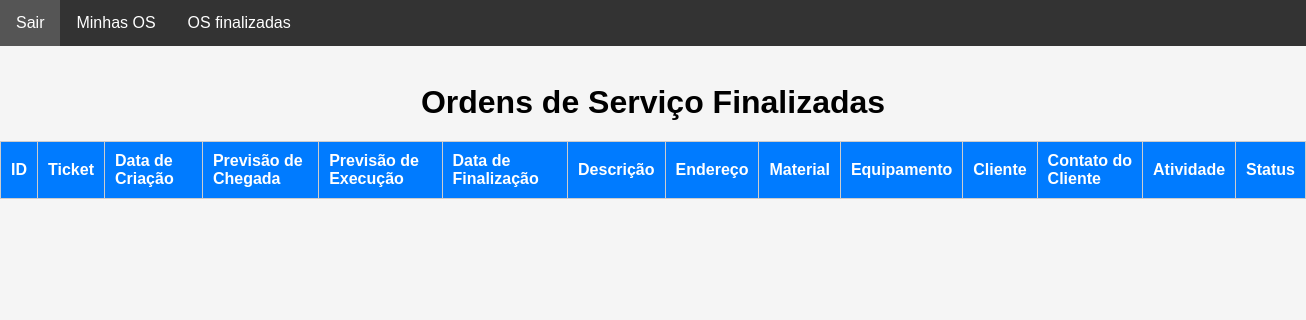
/main/os_finalizadas/ (signed in), run on an earlier commit of the app's database.
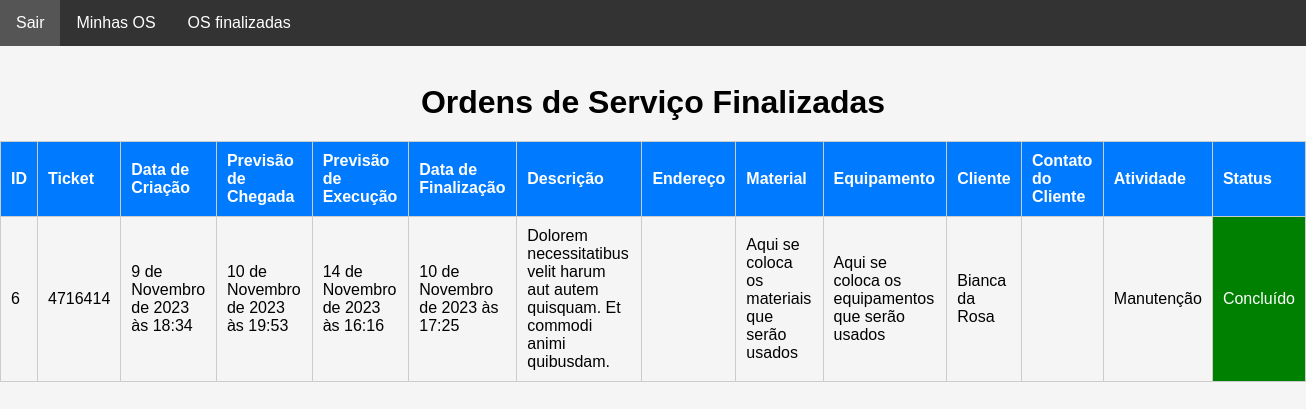
And on a later commit of the database.
### staff/models.py (models this page shows, shortened)
class HistoricoOsFinalizada(models.Model):
    ordem_de_servico = models.ForeignKey(
        OrdemDeServico, on_delete=models.CASCADE, related_name="historico_os"
    )
    data_finalizada = models.DateTimeField(auto_now_add=True)
    nome_responsavel = models.CharField(max_length=30, null=False)
    rg_responsavel = models.CharField(max_length=12, null=False)
    observacoes = models.TextField(max_length=400)
    foto = models.ImageField(upload_to="img/historico_os_finalizada/")

class OrdemDeServico(models.Model):
    ticket = models.CharField(max_length=200, unique=True)
    tecnico = models.ForeignKey(
        CustomUser, on_delete=models.CASCADE, related_name="ordens_técnico"
    )
    staff = models.ForeignKey(
        CustomUser, on_delete=models.CASCADE, related_name="ordens_staff"
    )
    descricao = models.TextField(max_length=600)
    previsao_chegada = models.DateTimeField(editable=True)
    previsao_execucao = models.DateTimeField(editable=True)
    material = models.CharField(max_length=100, validators=[MinLengthValidator(3)])
    equipamento = models.CharField(max_length=100, validators=[MinLengthValidator(3)])
    data_criacao = models.DateTimeField(auto_now_add=True)
    cliente = models.ForeignKey(Cliente, on_delete=models.CASCADE)
    contrato = models.CharField(max_length=700, null=True, blank=True)
    atividade = models.CharField(max_length=50, choices=ACTIVITY_CHOICES)
    status_tecnico = models.CharField(max_length=50, choices=TECNICAL_CHOICES)
    status = models.CharField(
        max_length=10, choices=STATUS_CHOICES, default="Aguardando"
    )
    atraso_em_minutos = models.CharField(
        max_length=50, null=True, blank=True, choices=ATRASO_CHOICES
    )
    atraso_descricao = models.TextField(max_length=400, null=True, blank=True)
    descricao_reagendamento = models.TextField(max_length=400, null=True, blank=True)
    vezes_reagendada = models.IntegerField(default=0)

class Cliente(models.Model):
    nome = models.CharField(max_length=50, validators=[MinLengthValidator(3)])
    rg = models.CharField(max_length=12, validators=[MinLengthValidator(3)])
    endereco = models.ForeignKey(Endereco, on_delete=models.CASCADE)
    telefone1 = models.CharField(max_length=15, validators=[MinLengthValidator(3)])
    telefone2 = models.CharField(max_length=15, validators=[MinLengthValidator(3)])
    def __str__(self):
        return self.nome

### main/views.py (the view)
# urls.py: path("os_finalizadas/", views.os_finalizadas, name="os_finalizadas"),
@user_passes_test(is_tecnico)
def os_finalizadas(request):
    try:
        user = request.user
        ordens_finalizadas = OrdemDeServico.objects.filter(
            tecnico=user, status="Concluído"
        )
        historicos = []
        for ordem in ordens_finalizadas:
            historicos_ordem = HistoricoOsFinalizada.objects.filter(
                ordem_de_servico=ordem
            )
            historicos.extend(historicos_ordem)
        return render(
            request,
            "os_finalizadas.html",
            {
                "ordens_finalizadas": ordens_finalizadas,
                "historicos": historicos,
                "user": user,
            },
        )
    except Exception as e:
        return render(request, "error.html", {"error_message": str(e)})

### main/helpers.py (called while the page is built)
def is_tecnico(user):
    return user.groups.filter(name="Técnico").exists()

### main/templates/os_finalizadas.html (shortened to what this page needs)
<!DOCTYPE html>
<html lang="en">
  <head>
  </head>
  <body>
    <nav class="navbar">
      <ul>
          <li><a href="{% url 'sair' %}">Sair</a></li>
          <li><a href="{% url 'minhas_ordens_de_servico' %}">Minhas OS</a></li>
          <li><a href="{% url 'ordens_finalizadas' %}">OS finalizadas</a></li>
      </ul>
  </nav>
  <br>
    <h1>Ordens de Serviço Finalizadas</h1>
    <table>
      <thead>
        <tr>
          <th>ID</th>
          <th>Ticket</th>
          <th>Data de Criação</th>
          <th>Previsão de Chegada</th>
          <th>Previsão de Execução</th>
          <th>Data de Finalização</th>
          <th>Descrição</th>
          <th>Endereço</th>
          <th>Material</th>
          <th>Equipamento</th>
          <th>Cliente</th>
          <th>Contato do Cliente</th>
          <th>Atividade</th>
          <th>Status</th>
        </tr>
      </thead>
      <tbody>
        {% for historico in historicos %}
        <tr>
          <td>{{ historico.ordem_de_servico.id }}</td>
          <td>{{ historico.ordem_de_servico.ticket }}</td>
          <td>{{ historico.ordem_de_servico.data_criacao }}</td>
          <td>{{ historico.ordem_de_servico.previsao_chegada }}</td>
          <td>{{ historico.ordem_de_servico.previsao_execucao }}</td>
          <td>{{ historico.data_finalizada }}</td>
          <td>{{ historico.ordem_de_servico.descricao }}</td>
          <td>{{ historico.ordem_de_servico.endereco }}</td>
          <td>{{ historico.ordem_de_servico.material }}</td>
          <td>{{ historico.ordem_de_servico.equipamento }}</td>
          <td>{{ historico.ordem_de_servico.cliente }}</td>
          <td>{{ historico.ordem_de_servico.contato_cliente }}</td>
          <td>{{ historico.ordem_de_servico.atividade }}</td>
          <td class="status-concluido">{{ historico.ordem_de_servico.status }}</td>
        </tr>
        {% endfor %}
      </tbody>
    </table>
  </body>
</html>

### main/templates/os_finalizadas.html (style rules this page uses)
* { margin: 0; padding: 0; box-sizing: border-box; }
body { font-family: Arial, sans-serif; background-color: #f5f5f5; margin: 0; padding: 0; }
h1 { text-align: center; margin-top: 20px; }
table { width: 100%; border-collapse: collapse; border-spacing: 0; margin: 20px auto; }
table td, table th { padding: 10px; border: 1px solid #ccc; text-align: left; }
table th { background-color: #007bff; color: #fff; }
.status-concluido { background-color: green; color: white; }
.navbar { background-color: #333; overflow: hidden; }
.navbar ul { list-style-type: none; }
.navbar li { float: left; }
.navbar a { display: block; color: white; text-align: center; padding: 14px 16px; text-decoration: none; }

What changed in the data, as far as the page shows it:
added HistoricoOsFinalizada: ordem_de_servico.id "6", ordem_de_servico.ticket "4716414", ordem_de_servico.data_criacao "9 de Novembro de 2023 às 18:34", ordem_de_servico.previsao_chegada "10 de Novembro de 2023 às 19:53", ordem_de_servico.previsao_execucao "14 de Novembro de 2023 às 16:16", data_finalizada "10 de Novembro de 2023 às 17:25", ordem_de_servico.descricao "Dolorem necessitatibus velit harum aut autem quisquam. Et commodi animi quibusdam.", ordem_de_servico.material "Aqui se coloca os materiais que serão usados", ordem_de_servico.equipamento "Aqui se coloca os equipamentos que serão usados", ordem_de_servico.cliente "Bianca da Rosa", ordem_de_servico.atividade "Manutenção", ordem_de_servico.status "Concluído"
